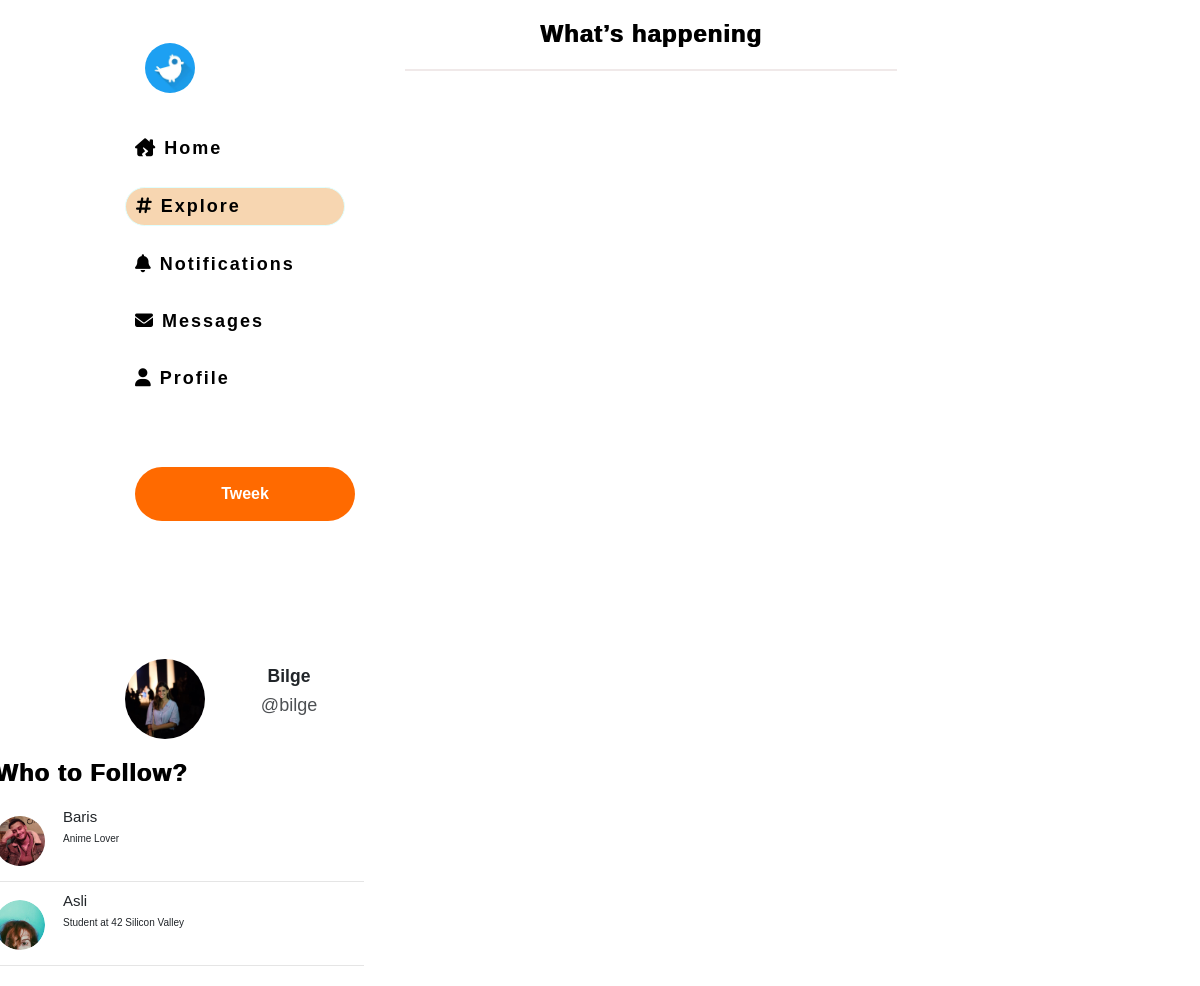
Page /explore (signed in) on the earlier database version.
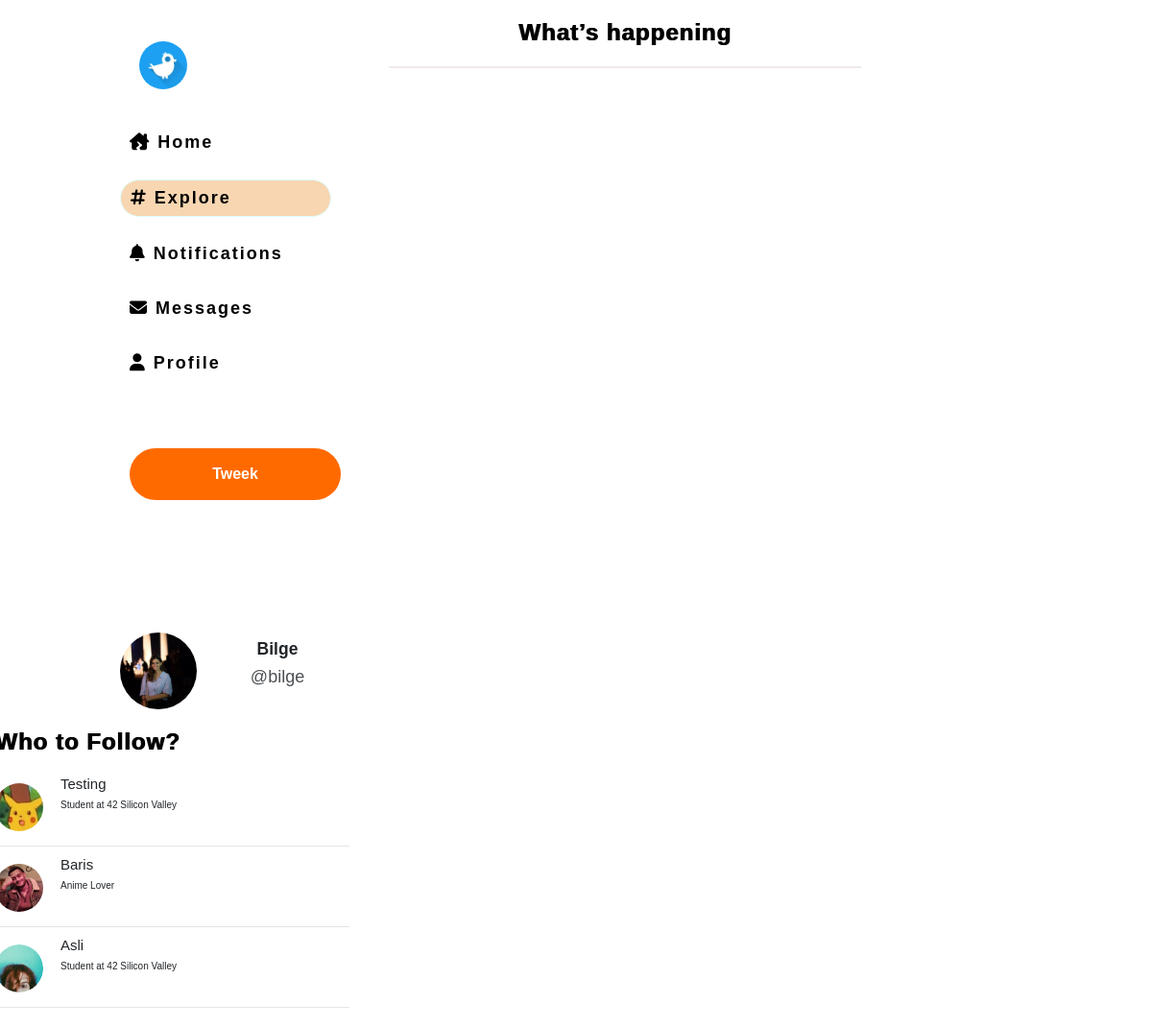
Same page on the later database version.
### network/models.py (models this page shows)
class UserProfile(models.Model):
    user = models.OneToOneField(User, related_name='profile', unique=True,
                                 on_delete=models.CASCADE)
    image = models.ImageField(upload_to="profile_image", blank=True,null=True)
    description = models.CharField(blank=True,max_length=100)
    city = models.CharField(max_length=64)
    firstname = models.CharField(max_length=64)

### network/views.py (the view)
# urls.py: path("explore",views.explore,name="explore"),
def explore(request):
    user = request.user
    count = UserProfile.objects.count()
    profiles = UserProfile.objects.all().order_by('?')[0:3]
    return render(request, "network/explore.html",{"name" : user.profile.firstname,"profiles":profiles,
        "trends":trends_result[0]["trends"]})

### network/templates/network/explore.html (shortened to what this page needs)
{% load static %}
<!DOCTYPE html>
<html lang="en">
    <head>
        <link rel="stylesheet" href="https://maxcdn.bootstrapcdn.com/bootstrap/3.3.6/css/bootstrap.min.css">
        <link rel="stylesheet" href="https://stackpath.bootstrapcdn.com/bootstrap/4.4.1/css/bootstrap.min.css">
        <link href="{% static 'network/styles.css' %}?version=1" rel="stylesheet">
    </head>
    <body>
              <div class="row">
                <div style="width: 400px;">
                  <ul class="nav flex-column" style="width:fit-content">
                    <div style="margin-left: 120px;">
                      <li class="logo">
                         <a class="nav-link" href="{% url 'index' %}">  <img class="rounded-circle" alt="logo">
                  </a>
                  <br><br><br><br>
                </li>
                      <li class="nav-items">
                          <a class="nav-link" href="{% url 'index' %}"> <i class="fas fa-house-damage"></i> Home</a>
                      </li>
                      <li class="nav-items active">
                          <a class="nav-link" href="{% url 'explore' %}"> <i class="fa fa-hashtag" aria-hidden="true"></i> Explore </a>
                      </li>
                      <li class="nav-items ">
                        <a class="nav-link" href="{% url 'notifications' %}"><i class="fas fa-bell"></i> Notifications</a>
                      </li>
                      <li class="nav-items">
                        <a class="nav-link" href="{% url 'inbox'%}"> <i class="fas fa-envelope"></i> Messages</a>
                      </li>
                      <li class="nav-items">
                        <a class="nav-link" href="{% url 'profile' %}"> <i class="fas fa-user"></i> Profile</a>
                      </li>
                    </div>
                   <button class="tweekbutton" id="myBtn">Tweek</button>
                       <div class="dropdown">
                    <button onclick="myFunction()" class="profilebutton" id="prbut"><img src="{{ user.profile.image.url | default:'media/profile_image/egg.jpg'}}" alt ="pp" class="rounded-circle" style="width:80px;height:80px;float:left;"><h3 class="pr">
                        {{ name | title }} </h6> <p class ="username"> @{{user.username}} </p> </button>
                      </div>
                </div>
                    <div style="width:40%;margin:20px;">
                        <h5 class="baslik" style="text-align: center;"> What’s happening </h5>
                     <br>
                        <div class="post">
                      </div>
                      </div>
                      <div style="display: block; width:30%;margin:10px;">
                      <h1 class="baslik"> Who to Follow? </h1>
                      <br>
                      {% for pr in profiles %}
                      {% if pr.user.id != user.id %}
                        <a href="{% url 'other_profiles' pr.user.username %}"><img src="{{pr.image.url}}" class="rounded-circle"></a>
                        <h4> {{pr.firstname}}</h4>
                        <p> {{pr.description}}</p>
                     <br>
                     <hr>
                     {% endif %}
                     {% endfor %}
                    </div>
    </body>
</html>

Differences in the rows shown:
added UserProfile: image (picture), firstname "Testing", description "Student at 42 Silicon Valley"
